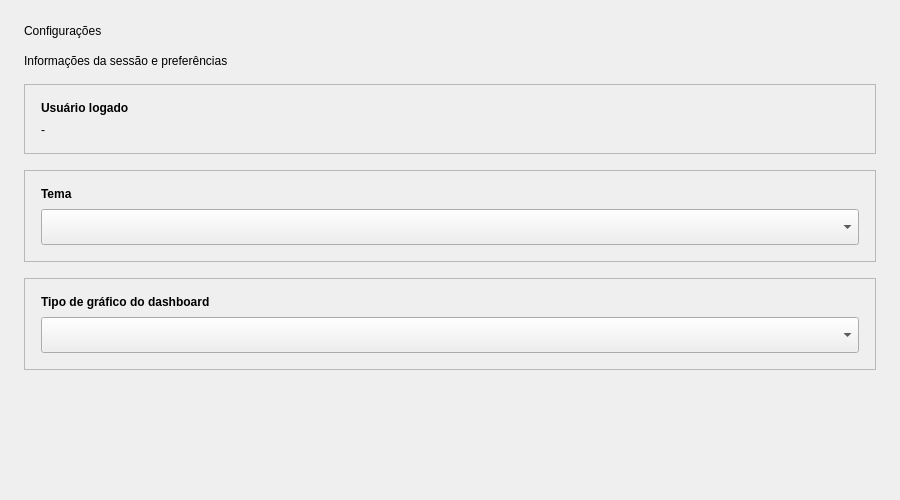
<?xml version="1.0" encoding="UTF-8"?>
<ui version="4.0">
 <class>SettingsPage</class>
 <widget class="QWidget" name="SettingsPage">
  <property name="geometry">
   <rect>
    <x>0</x>
    <y>0</y>
    <width>900</width>
    <height>500</height>
   </rect>
  </property>
  <layout class="QVBoxLayout" name="mainLayout">
   <property name="spacing">
    <number>16</number>
   </property>
   <property name="leftMargin">
    <number>24</number>
   </property>
   <property name="topMargin">
    <number>24</number>
   </property>
   <property name="rightMargin">
    <number>24</number>
   </property>
   <property name="bottomMargin">
    <number>24</number>
   </property>
   <item>
    <widget class="QLabel" name="lbl_title">
     <property name="text">
      <string>Configurações</string>
     </property>
    </widget>
   </item>
   <item>
    <widget class="QLabel" name="lbl_subtitle">
     <property name="text">
      <string>Informações da sessão e preferências</string>
     </property>
    </widget>
   </item>
   <item>
    <widget class="QFrame" name="frame_user">
     <property name="frameShape">
      <enum>QFrame::StyledPanel</enum>
     </property>
     <layout class="QVBoxLayout" name="userLayout">
      <property name="spacing">
       <number>8</number>
      </property>
      <property name="leftMargin">
       <number>16</number>
      </property>
      <property name="topMargin">
       <number>16</number>
      </property>
      <property name="rightMargin">
       <number>16</number>
      </property>
      <property name="bottomMargin">
       <number>16</number>
      </property>
      <item>
       <widget class="QLabel" name="lbl_user_title">
        <property name="text">
         <string>Usuário logado</string>
        </property>
        <property name="styleSheet">
         <string notr="true">font-weight: bold;</string>
        </property>
       </widget>
      </item>
      <item>
       <widget class="QLabel" name="lbl_username">
        <property name="text">
         <string>-</string>
        </property>
       </widget>
      </item>
     </layout>
    </widget>
   </item>
   <item>
    <widget class="QFrame" name="frame_theme">
     <property name="frameShape">
      <enum>QFrame::StyledPanel</enum>
     </property>
     <layout class="QVBoxLayout" name="themeLayout">
      <property name="spacing">
       <number>8</number>
      </property>
      <property name="leftMargin">
       <number>16</number>
      </property>
      <property name="topMargin">
       <number>16</number>
      </property>
      <property name="rightMargin">
       <number>16</number>
      </property>
      <property name="bottomMargin">
       <number>16</number>
      </property>
      <item>
       <widget class="QLabel" name="lbl_theme_title">
        <property name="text">
         <string>Tema</string>
        </property>
        <property name="styleSheet">
         <string notr="true">font-weight: bold;</string>
        </property>
       </widget>
      </item>
      <item>
       <widget class="QComboBox" name="cmb_theme">
        <property name="minimumSize">
         <size>
          <width>200</width>
          <height>36</height>
         </size>
        </property>
       </widget>
      </item>
     </layout>
    </widget>
   </item>
   <item>
    <widget class="QFrame" name="frame_chart">
     <property name="frameShape">
      <enum>QFrame::StyledPanel</enum>
     </property>
     <layout class="QVBoxLayout" name="chartLayout">
      <property name="spacing">
       <number>8</number>
      </property>
      <property name="leftMargin">
       <number>16</number>
      </property>
      <property name="topMargin">
       <number>16</number>
      </property>
      <property name="rightMargin">
       <number>16</number>
      </property>
      <property name="bottomMargin">
       <number>16</number>
      </property>
      <item>
       <widget class="QLabel" name="lbl_chart_title">
        <property name="text">
         <string>Tipo de gráfico do dashboard</string>
        </property>
        <property name="styleSheet">
         <string notr="true">font-weight: bold;</string>
        </property>
       </widget>
      </item>
      <item>
       <widget class="QComboBox" name="cmb_chart_type">
        <property name="minimumSize">
         <size>
          <width>200</width>
          <height>36</height>
         </size>
        </property>
       </widget>
      </item>
     </layout>
    </widget>
   </item>
   <item>
    <spacer name="verticalSpacer">
     <property name="orientation">
      <enum>Qt::Vertical</enum>
     </property>
     <property name="sizeHint" stdset="0">
      <size>
       <width>20</width>
       <height>40</height>
      </size>
     </property>
    </spacer>
   </item>
  </layout>
 </widget>
 <resources/>
 <connections/>
</ui>
